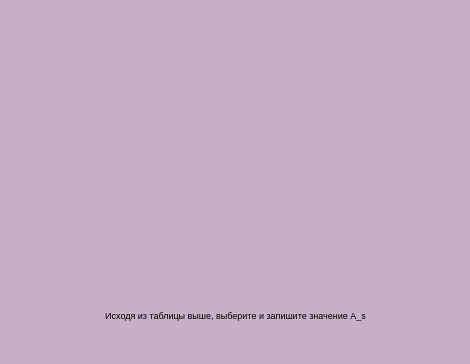
<?xml version="1.0" encoding="UTF-8"?>
<ui version="4.0">
 <class>Form</class>
 <widget class="QWidget" name="Form">
  <property name="geometry">
   <rect>
    <x>0</x>
    <y>0</y>
    <width>470</width>
    <height>364</height>
   </rect>
  </property>
  <property name="minimumSize">
   <size>
    <width>470</width>
    <height>364</height>
   </size>
  </property>
  <property name="maximumSize">
   <size>
    <width>470</width>
    <height>364</height>
   </size>
  </property>
  <property name="palette">
   <palette>
    <active>
     <colorrole role="Base">
      <brush brushstyle="SolidPattern">
       <color alpha="255">
        <red>255</red>
        <green>255</green>
        <blue>255</blue>
       </color>
      </brush>
     </colorrole>
     <colorrole role="Window">
      <brush brushstyle="SolidPattern">
       <color alpha="255">
        <red>198</red>
        <green>177</green>
        <blue>200</blue>
       </color>
      </brush>
     </colorrole>
    </active>
    <inactive>
     <colorrole role="Base">
      <brush brushstyle="SolidPattern">
       <color alpha="255">
        <red>255</red>
        <green>255</green>
        <blue>255</blue>
       </color>
      </brush>
     </colorrole>
     <colorrole role="Window">
      <brush brushstyle="SolidPattern">
       <color alpha="255">
        <red>198</red>
        <green>177</green>
        <blue>200</blue>
       </color>
      </brush>
     </colorrole>
    </inactive>
    <disabled>
     <colorrole role="Base">
      <brush brushstyle="SolidPattern">
       <color alpha="255">
        <red>198</red>
        <green>177</green>
        <blue>200</blue>
       </color>
      </brush>
     </colorrole>
     <colorrole role="Window">
      <brush brushstyle="SolidPattern">
       <color alpha="255">
        <red>198</red>
        <green>177</green>
        <blue>200</blue>
       </color>
      </brush>
     </colorrole>
    </disabled>
   </palette>
  </property>
  <property name="windowTitle">
   <string>Form</string>
  </property>
  <widget class="QLabel" name="label">
   <property name="geometry">
    <rect>
     <x>10</x>
     <y>10</y>
     <width>451</width>
     <height>271</height>
    </rect>
   </property>
   <property name="text">
    <string/>
   </property>
   <property name="pixmap">
    <pixmap>photo.PNG</pixmap>
   </property>
   <property name="scaledContents">
    <bool>true</bool>
   </property>
  </widget>
  <widget class="QLabel" name="label_2">
   <property name="geometry">
    <rect>
     <x>20</x>
     <y>290</y>
     <width>431</width>
     <height>51</height>
    </rect>
   </property>
   <property name="font">
    <font>
     <pointsize>8</pointsize>
    </font>
   </property>
   <property name="text">
    <string>&lt;html&gt;&lt;head/&gt;&lt;body&gt;&lt;p align=&quot;center&quot;&gt;&lt;span style=&quot; font-size:7pt;&quot;&gt;Исходя из таблицы выше, выберите и запишите значение A_s&lt;/span&gt;&lt;/p&gt;&lt;/body&gt;&lt;/html&gt;</string>
   </property>
  </widget>
 </widget>
 <resources/>
 <connections/>
</ui>
